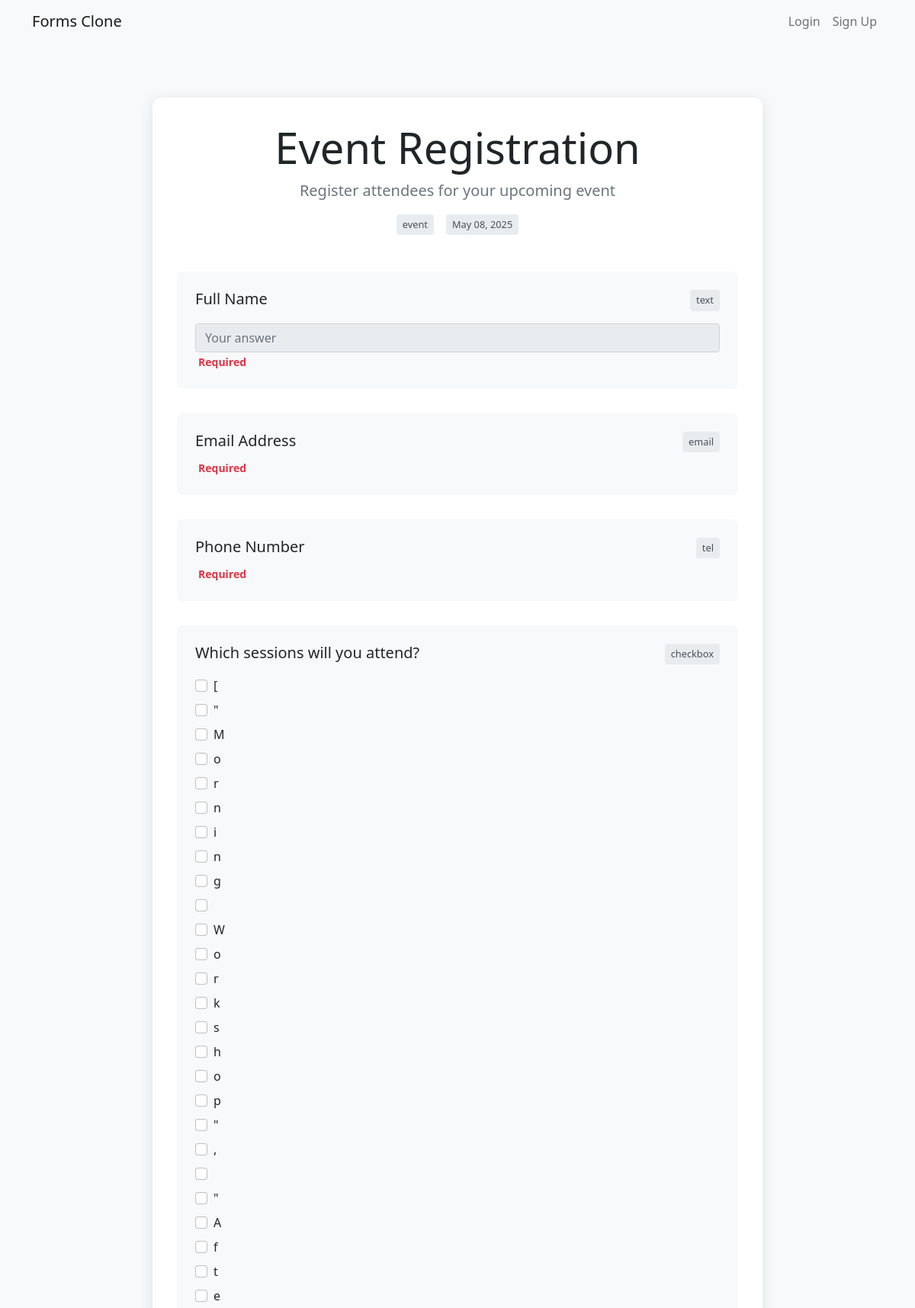
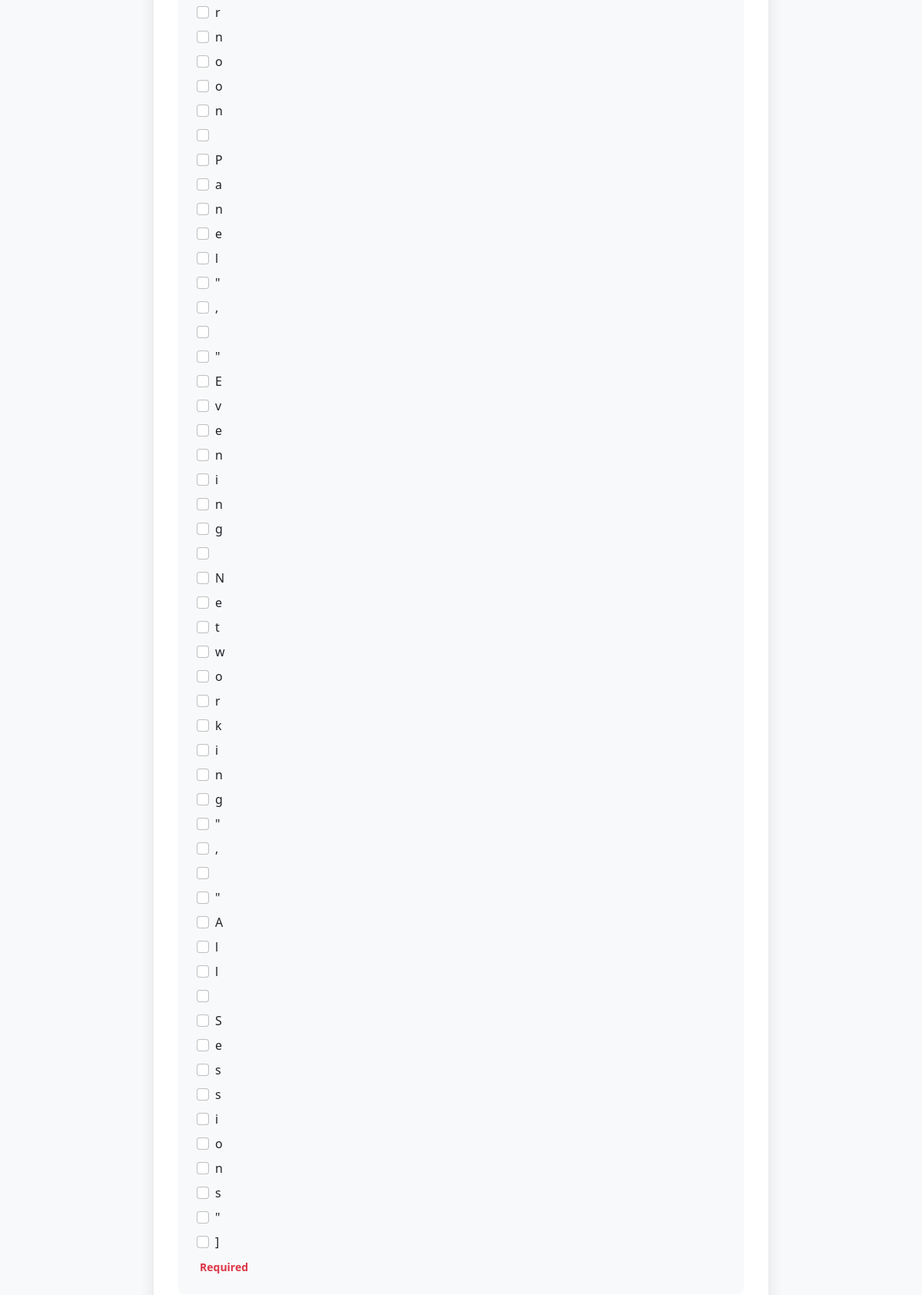
Page /template/2 (upper part) on the committed database (2 pictures, top to bottom).
### app.py (models this page shows, shortened)
class FormTemplate(db.Model):
    id = db.Column(db.Integer, primary_key=True)
    title = db.Column(db.String(200), nullable=False)
    description = db.Column(db.Text)
    questions = db.Column(db.Text)  # JSON string of questions
    category = db.Column(db.String(50))  # e.g., 'survey', 'registration', 'feedback'
    created_at = db.Column(db.DateTime, default=datetime.utcnow)
    is_public = db.Column(db.Boolean, default=True)
    preview_image = db.Column(db.String(255), nullable=True)
    user_id = db.Column(db.Integer, db.ForeignKey('user.id'), nullable=True)
    user = db.relationship('User', backref='templates')
    template_data = db.Column(db.Text, nullable=True)  # JSON string of complete template data
    def get_questions(self):
        try:
            return json.loads(self.questions) if self.questions else []
        except:
            return []

### app.py (the view)
@app.route('/template/<int:template_id>')
def view_template(template_id):
    template = FormTemplate.query.get_or_404(template_id)
    if not template.is_public and (not current_user.is_authenticated or template.user_id != current_user.id):
        flash('You do not have permission to view this template.', 'danger')
        return redirect(url_for('template_gallery'))
    return render_template('view_template.html', template=template)

### app.py (called while the page is built)
@app.context_processor
def inject_now():
    return {'now': datetime.now()}

@app.context_processor
def inject_csrf_token():
    return {'csrf_token': 'dummy_token'}

### templates/view_template.html (shortened to what this page needs)
{% extends "base.html" %}
{% block content %}
<div class="container py-5">
    <div class="preview-container">
        <div class="text-center mb-5">
            <h1 class="display-4">{{ template.title }}</h1>
            <p class="lead text-muted">{{ template.description }}</p>
            <div class="d-flex justify-content-center gap-3">
                <span class="question-type-badge">
                     {{ template.category }}
                </span>
                <span class="question-type-badge">
                     {{ template.created_at.strftime('%b %d, %Y') }}
                </span>
            </div>
        </div>
        <div class="questions-preview">
            {% for question in template.get_questions() %}
            <div class="question-preview">
                <div class="d-flex justify-content-between align-items-start mb-2">
                    <h5 class="mb-0">{{ question.question_text }}</h5>
                    <span class="question-type-badge">
                        {{ question.question_type }}
                    </span>
                </div>
                {% if question.question_type in ['radio', 'checkbox', 'multiple_choice'] %}
                <div class="mt-3">
                    {% for option in question.options %}
                    <div class="form-check">
                        <input class="form-check-input" type="{{ 'checkbox' if question.question_type == 'checkbox' else 'radio' }}"
                               name="preview_{{ loop.index }}" id="preview_{{ loop.index }}_{{ loop.index0 }}">
                        <label class="form-check-label" for="preview_{{ loop.index }}_{{ loop.index0 }}">
                            {{ option }}
                        </label>
                    </div>
                    {% endfor %}
                </div>
                {% elif question.question_type == 'text' %}
                <div class="mt-3">
                    <input type="text" class="form-control" placeholder="Your answer" disabled>
                </div>
                {% endif %}
                {% if question.required %}
                <small class="text-danger mt-2">
                     Required
                </small>
                {% endif %}
            </div>
            {% endfor %}
        </div>
    </div>
</div>
{% endblock %}

### static/css/style.css (style rules this page uses)
body { background-color: #f8f9fa; }
.form-check { margin-bottom: 0.5rem; }
.text-danger { font-weight: bold; margin-left: 0.25rem; }

### templates/view_template.html (style rules this page uses)
.preview-container { max-width: 800px; margin: 0 auto; background: white; border-radius: 12px; box-shadow: 0 4px 20px rgba(0,0,0,0.1); padding: 2rem; }
.question-preview { margin-bottom: 2rem; padding: 1.5rem; border-radius: 8px; background: #f8f9fa; transition: transform 0.3s ease; }
.question-type-badge { font-size: 0.8rem; padding: 4px 8px; border-radius: 4px; background: #e9ecef; color: #495057; }

### rows in the picture
FormTemplate: title "Event Registration", description "Register attendees for your upcoming event", category "event", created_at "May 08, 2025"

### other values in the picture
{{ question.question_text }} "Full Name" "Email Address" "Phone Number" "Which sessions will you attend?"
{{ question.question_type }} "text" "email" "tel" "checkbox"
{{ option }} "[" "\"" "M" "o" "r" "n" "i" "n" "g" "W" "o" "r" "k" "s" "h" "o" "p" "\"" "," "\"" "A" "f" "t" "e" "r" "n" "o" "o" "n" "P" "a" "n" "e" "l" "\"" "," "\"" "E" "v" "e" "n" "i" "n" "g" "N" "e" "t" "w" "o" "r" "k" "i" "n" "g" "\"" "," "\"" "A" "l" "l" "S" "e" "s" "s" "i" "o" "n" "s" "\"" "]"
